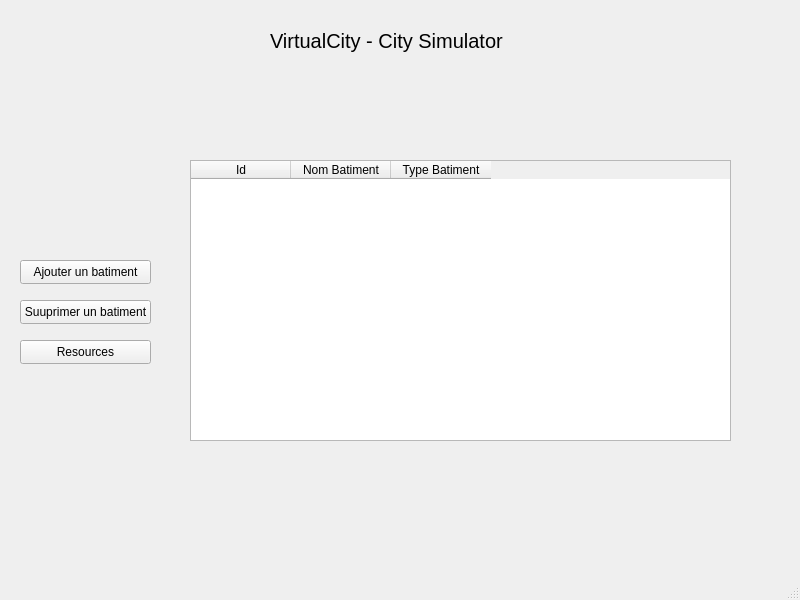
<?xml version="1.0" encoding="UTF-8"?>
<ui version="4.0">
 <class>MainWindow</class>
 <widget class="QMainWindow" name="MainWindow">
  <property name="geometry">
   <rect>
    <x>0</x>
    <y>0</y>
    <width>800</width>
    <height>600</height>
   </rect>
  </property>
  <property name="windowTitle">
   <string>MainWindow</string>
  </property>
  <widget class="QWidget" name="centralwidget">
   <widget class="QLabel" name="label">
    <property name="geometry">
     <rect>
      <x>270</x>
      <y>20</y>
      <width>241</width>
      <height>41</height>
     </rect>
    </property>
    <property name="styleSheet">
     <string notr="true">QLabel{
font-size:20px;
}</string>
    </property>
    <property name="text">
     <string>VirtualCity - City Simulator</string>
    </property>
   </widget>
   <widget class="QPushButton" name="pushButton">
    <property name="geometry">
     <rect>
      <x>20</x>
      <y>260</y>
      <width>131</width>
      <height>24</height>
     </rect>
    </property>
    <property name="text">
     <string>Ajouter un batiment</string>
    </property>
   </widget>
   <widget class="QPushButton" name="pushButton_2">
    <property name="geometry">
     <rect>
      <x>20</x>
      <y>300</y>
      <width>131</width>
      <height>24</height>
     </rect>
    </property>
    <property name="text">
     <string>Suuprimer un batiment</string>
    </property>
   </widget>
   <widget class="QPushButton" name="pushButton_3">
    <property name="geometry">
     <rect>
      <x>20</x>
      <y>340</y>
      <width>131</width>
      <height>24</height>
     </rect>
    </property>
    <property name="text">
     <string>Resources</string>
    </property>
   </widget>
   <widget class="QLabel" name="label_2">
    <property name="geometry">
     <rect>
      <x>350</x>
      <y>190</y>
      <width>49</width>
      <height>16</height>
     </rect>
    </property>
    <property name="text">
     <string/>
    </property>
   </widget>
   <widget class="QTableWidget" name="tableWidget_Item_Data">
    <property name="geometry">
     <rect>
      <x>190</x>
      <y>160</y>
      <width>541</width>
      <height>281</height>
     </rect>
    </property>
    <property name="editTriggers">
     <set>QAbstractItemView::EditTrigger::NoEditTriggers</set>
    </property>
    <column>
     <property name="text">
      <string>Id</string>
     </property>
    </column>
    <column>
     <property name="text">
      <string>Nom Batiment</string>
     </property>
    </column>
    <column>
     <property name="text">
      <string>Type Batiment</string>
     </property>
    </column>
   </widget>
  </widget>
  <widget class="QMenuBar" name="menubar">
   <property name="geometry">
    <rect>
     <x>0</x>
     <y>0</y>
     <width>800</width>
     <height>22</height>
    </rect>
   </property>
  </widget>
  <widget class="QStatusBar" name="statusbar"/>
 </widget>
 <resources/>
 <connections/>
</ui>
